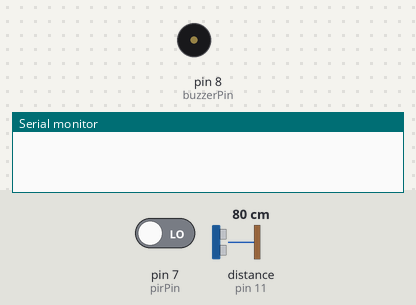
A sketch run on a simulated Arduino Uno, built with avr-gcc and run on an emulated ATmega328P. On the bench: buzzer (waves = sounding), the last lines printed to the serial monitor. Inputs (shaded band) come from the test bench; at power-on: pin 7 (pirPin) LOW, distance to the obstacle (sensor on pin 11) 80 cm. The echo pulse lasts 58.3 µs per cm.

Above: at 1.2 s.
1.3 s: pin 7 (pirPin) driven HIGH
3.3 s: distance to the obstacle (sensor on pin 11) set to 55 cm
4.8 s: distance to the obstacle (sensor on pin 11) set to 44 cm
At 5.4 s:
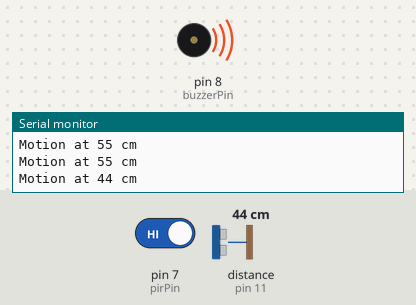
7.8 s: distance to the obstacle (sensor on pin 11) set to 120 cm
At 9.4 s:
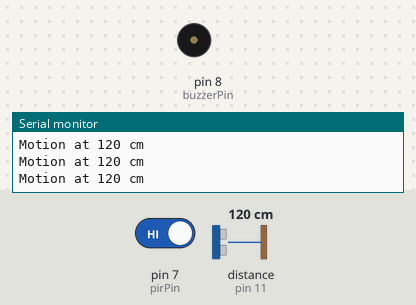
Timing chart, 0 to 10.9 s (numbered marks = the images above; inputs shaded):
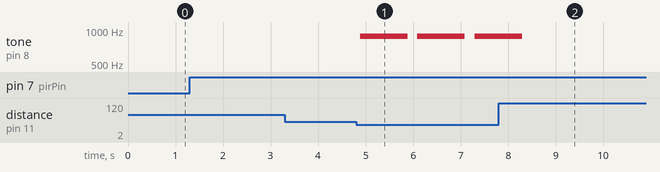

The sketch:

surveillance-post.ino
```cpp
// Module 5 — Surveillance Kit: the surveillance post.
// PIR output -> pin 7. HC-SR04: Trig -> pin 12, Echo -> pin 11.
// Passive buzzer -> pin 8 (tone()).
// Alarm sounds only when motion is detected AND the object is
// closer than 50 cm.
const int pirPin = 7;
const int trigPin = 12;
const int echoPin = 11;
const int buzzerPin = 8;

long measureDistanceCm() {
  digitalWrite(trigPin, LOW);
  delayMicroseconds(2);
  digitalWrite(trigPin, HIGH);
  delayMicroseconds(10);
  digitalWrite(trigPin, LOW);
  long duration = pulseIn(echoPin, HIGH);
  return duration / 58;
}

void setup() {
  Serial.begin(9600);
  pinMode(pirPin, INPUT);
  pinMode(trigPin, OUTPUT);
  pinMode(echoPin, INPUT);
}

void loop() {
  if (digitalRead(pirPin) == HIGH) {
    long distance = measureDistanceCm();
    Serial.print("Motion at ");
    Serial.print(distance);
    Serial.println(" cm");
    if (distance > 0 && distance < 50) {
      tone(buzzerPin, 880);
      delay(1000);
      noTone(buzzerPin);
    }
  }
  delay(200);
}
```

Measured:
- the behaviour switches between 50 and 49 cm on distance to the obstacle (sensor on pin 11) (found by bisection; images 0 and 1)
- after the input at 4.8 s, tone on pin 8 (buzzerPin): alternates 880 Hz for 1.0 s and silent for 0.20 s, starting after 0.09 s
- after the input at 7.8 s, tone on pin 8 (buzzerPin): goes on until 8.3 s, then stays silent
